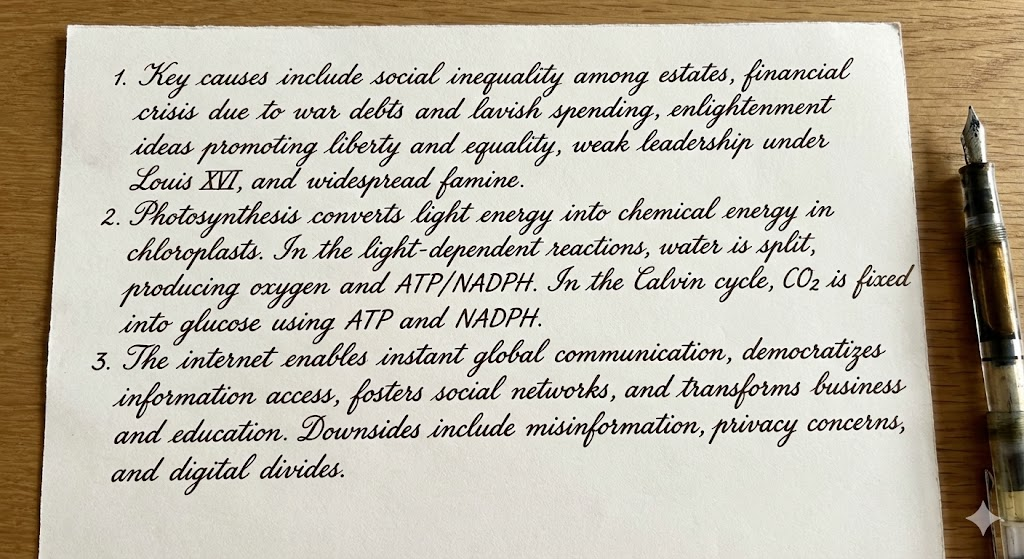
#> input picture samples/unnamed.jpg, 1024 x 559 px
$ python -i reader.py   (imports and definitions only)
#> lines starting #> are read from the running program, lines starting #| are printed output that depends on the picture
from __future__ import annotations

import cv2
import numpy as np
from typing import Tuple


def _resize_max(img: np.ndarray, max_side: int = 1600) -> np.ndarray:
    """Resize keeping aspect ratio so the longest side <= max_side."""
    h, w = img.shape[:2]
    scale = min(max_side / float(max(h, w)), 1.0)
    if scale < 1.0:
        img = cv2.resize(img, (int(w * scale), int(h * scale)), interpolation=cv2.INTER_AREA)
    return img


def _deskew(img_gray: np.ndarray) -> np.ndarray:
    """Attempt to deskew an image using the text angle estimated via Hough lines.

    This is a heuristic suitable for simple scanned pages.
    """
    # Edge detection
    edges = cv2.Canny(img_gray, 50, 150)
    lines = cv2.HoughLines(edges, 1, np.pi / 180, threshold=200)
    if lines is None:
        return img_gray

    # Collect angles near horizontal
    angles = []
    for rho_theta in lines[:100]:
        rho, theta = rho_theta[0]
        # Convert to degrees
        angle = (theta * 180.0 / np.pi) - 90.0
        # Focus on small tilt angles
        if -20 <= angle <= 20:
            angles.append(angle)

    if not angles:
        return img_gray

    median_angle = float(np.median(angles))
    if abs(median_angle) < 0.5:
        return img_gray

    # Rotate to correct skew
    h, w = img_gray.shape[:2]
    center = (w // 2, h // 2)
    M = cv2.getRotationMatrix2D(center, median_angle, 1.0)
    rotated = cv2.warpAffine(img_gray, M, (w, h), flags=cv2.INTER_LINEAR, borderMode=cv2.BORDER_REPLICATE)
    return rotated


def load_and_preprocess(path: str) -> Tuple[np.ndarray, np.ndarray]:
    """Load image, convert to grayscale, deskew, resize.

    Returns a tuple of (original_bgr, processed_gray).
    Raises FileNotFoundError if image cannot be loaded.
    """
#> called with path = '../samples/unnamed.jpg'
    img = cv2.imread(path)
#> img is the input picture: shape (559, 1024, 3); mean B, G, R 169.5, 183.7, 190.2
    if img is None:
        raise FileNotFoundError(f"Could not load image: {path}")

    img = _resize_max(img)
    gray = cv2.cvtColor(img, cv2.COLOR_BGR2GRAY)
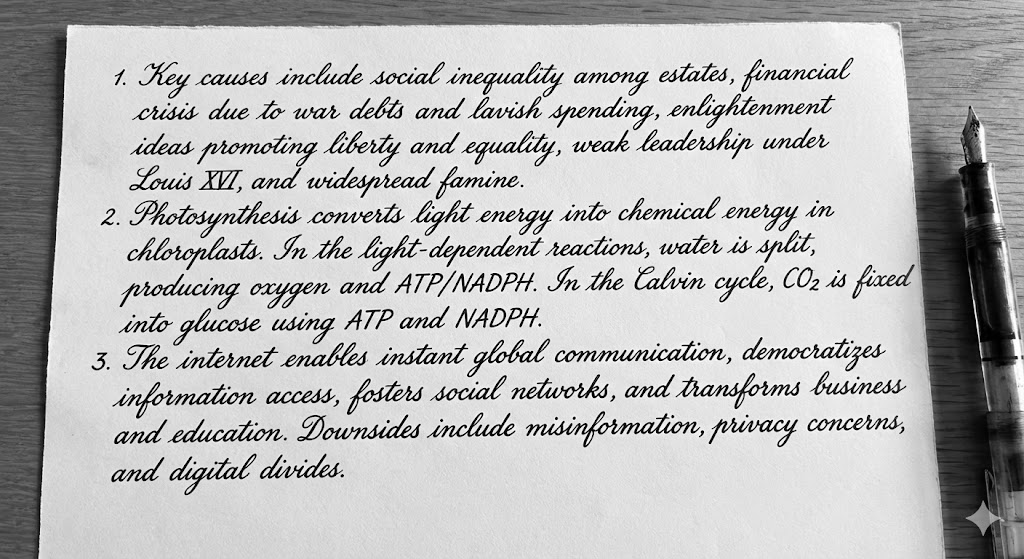
#> gray: shape (559, 1024); min 0, max 255, mean 184

    # Normalize contrast and reduce noise
    gray = cv2.fastNlMeansDenoising(gray, h=7)
    gray = cv2.equalizeHist(gray)
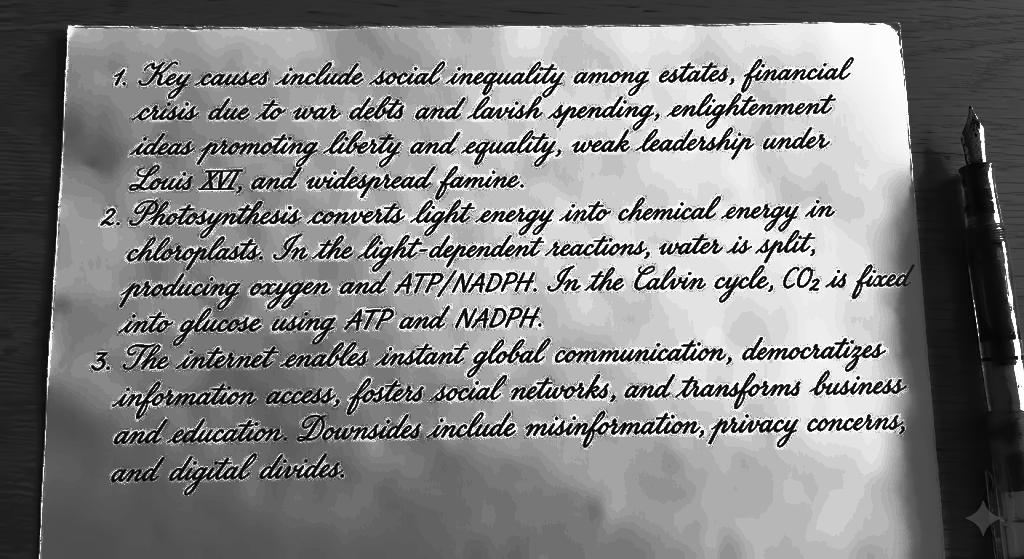
#> gray: shape (559, 1024); min 0, max 255, mean 130.1

    # Deskew
    gray = _deskew(gray)
#> in _deskew, `edges = cv2.Canny(img_gray, 50, 150)`:
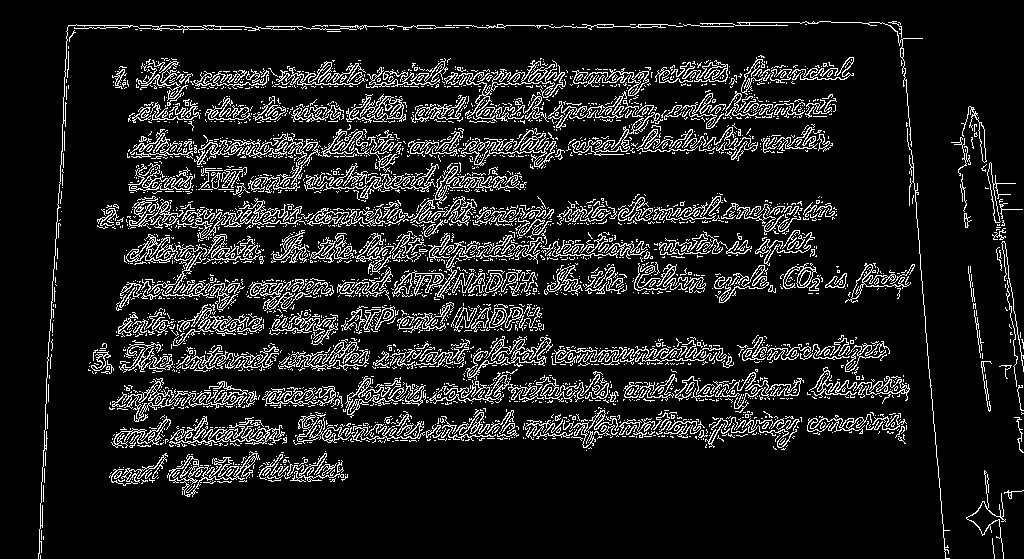
#> edges: shape (559, 1024); 11.3% white in thin lines or dots
#> in _deskew, `lines = cv2.HoughLines(edges, 1, np.pi / 180, threshold=200)`: lines = 323 rows, first 8: [371, 1.55], [408, 1.55], [445, 1.55], [433, 1.55], [25, 1.57], [447, 1.54], [360, 1.55], [357, 1.57]
#> the loop in _deskew, `for rho_theta in lines[:100]:` made 100 passes
#> (rho, theta, angle) on passes 1 to 12: (371, 1.55, -1), (408, 1.55, -1), (445, 1.55, -1), (433, 1.55, -1), (25, 1.57, 2.5e-06), (447, 1.54, -2), (360, 1.55, -1), (357, 1.57, 2.5e-06), (451, 1.54, -2), (403, 1.55, -1), (439, 1.55, -1), (412, 1.54, -2)
#> after the loop in _deskew, `for rho_theta in lines[:100]:`: angles = 95 values, max 3 at index 84, min -12 at index 93, mean -0.642
#> in _deskew, `median_angle = float(np.median(angles))`: median_angle = -1
#> in _deskew, `M = cv2.getRotationMatrix2D(center, median_angle, 1.0)`: M = [[1, -0.0175, 4.95], [0.0175, 1, -8.89]]
#> in _deskew, `rotated = cv2.warpAffine(img_gray, M, (w, h), flags=cv2.INTER_LINEAR, ..`:
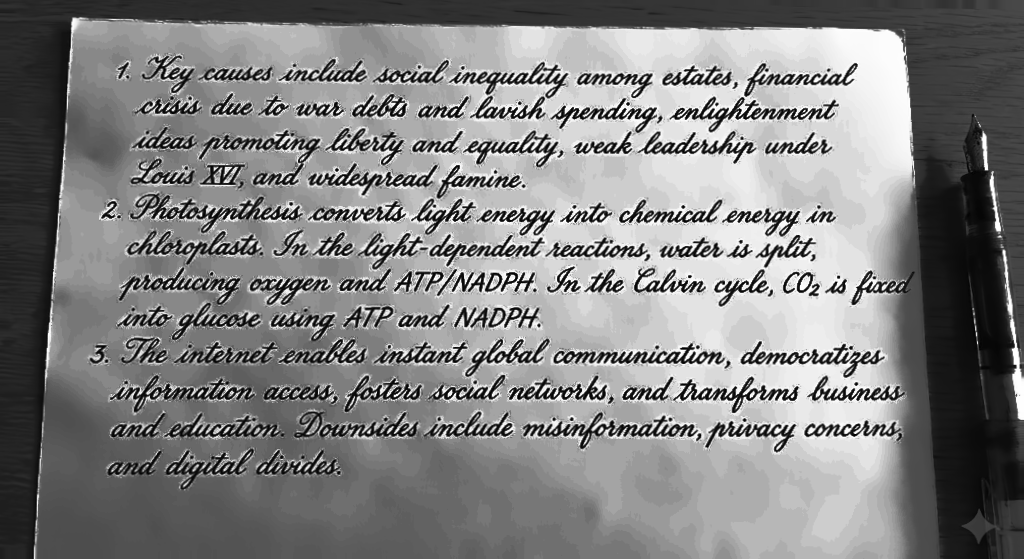
#> rotated: shape (559, 1024); min 0, max 255, mean 130

    return img, gray

>>> result = load_and_preprocess('../samples/unnamed.jpg')

$ run again, on samples/handwritten_2.png
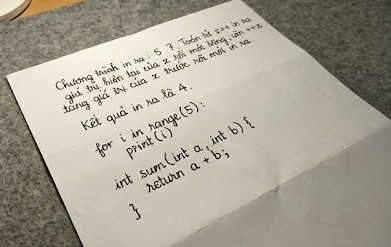
#> input picture samples/handwritten_2.png, 391 x 247 px
#> in load_and_preprocess, img is the input picture: shape (247, 391, 3); mean B, G, R 150.5, 163.2, 169.1
#> in load_and_preprocess, `gray = cv2.equalizeHist(gray)`:
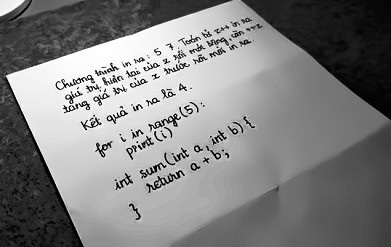
#> gray: shape (247, 391); min 0, max 255, mean 128.5
#> in _deskew, `edges = cv2.Canny(img_gray, 50, 150)`:
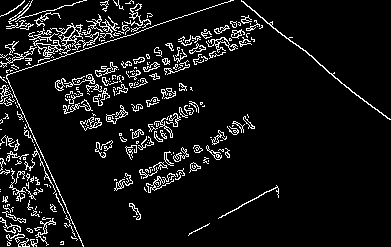
#> edges: shape (247, 391); 7.8% white in thin lines or dots
#> lines = None
